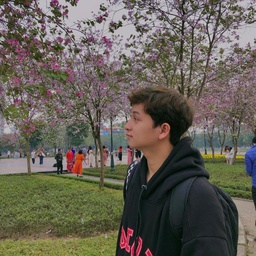
#> input picture anh_hieu.jpg, 256 x 256 px, shrunk from 960 x 960 before the run, found by its file name
$ jupyter execute source_code_image_filtering.ipynb
#> lines starting #> are read from the running program, lines starting #| are printed output that depends on the picture
## 1. Import Module

[cell 1]
import cv2
import matplotlib.pyplot as plt
import numpy as np
import math
import matplotlib.image as mpimg

## 2. Load Image

[cell 2]
#Read image
img = mpimg.imread("../Bài tập lớn/anh_hieu.jpg")
#> img is the input picture: shape (256, 256, 3); mean R, G, B 102, 96.7, 86.7
# [7 lines of commented-out code are left out]
def imshow(img):
    if len(img.shape) < 3:
        plt.imshow(img, cmap = "gray")
    elif img.shape[2] == 1:
        plt.imshow(np.resize(img, (img.shape[0], img.shape[1])), cmap= "gray")
    else:
        plt.imshow(img)

if len(img.shape) < 3:
    img.resize(*img.shape, 1)

imshow(img)
img.shape
#> Out = (256, 256, 3)

### Gamma Correction

[cell 3]
#Gamma Correction
def gammaCorrection(img, gamma):
#> called with gamma = 0.85
    out = np.power(img.copy(), gamma)
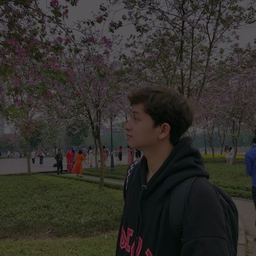
#> out: shape (256, 256, 3) float64; mean R, G, B 50.1, 48, 43.5
    return out.astype(np.uint8)

imshow(gammaCorrection(img, 0.85))

plt.imsave("gamma.jpg", gammaCorrection(img, 1.1))
#> call 2 of gammaCorrection, with gamma = 1.1
#> in gammaCorrection (call 2), `return out.astype(np.uint8)`:
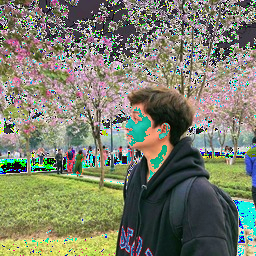
#> returned value: shape (256, 256, 3); mean of channels 0, 1, 2 124.1, 127.3, 108.2; drawn as R, G, B
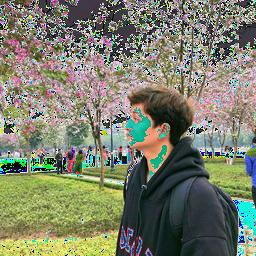
#> saved as gamma.jpg: shape (256, 256, 3); mean R, G, B 124.3, 127.2, 108.3

### Low Pass, High Pass and Gaussian Filter

[cell 4]
#gfunc

# low pass filter
(lpfw,lpfh) = (3,3)
lowPassFilter = np.ones((lpfw,lpfh))/(lpfw*lpfh)
# print(lowPassFilter)

# high pass filter
(hpfw,hpfh) = (3,3)
highPassFilter = -1*np.ones((hpfw,hpfh))
highPassFilter[hpfw//2,hpfh//2] = -np.sum(highPassFilter)-1
# print(highPassFilter)

# gaussian filter
def gfunc(x,y,sigma):
    return (math.exp(-(x**2 + y**2)/(2*(sigma**2))))/(2*3.14*(sigma**2))

def gaussFilter(size, sigma):
#> called with size = (3, 3), sigma = 1
    out = np.zeros(size)
    for i in range(size[0]):
        for j in range(size[1]):
            out[i,j] = gfunc(i-size[0]//2,j-size[1]//2, sigma )
    return out/np.sum(out)

(gfw,gfh) = (3,3)
gaussianFilter = gaussFilter((gfw,gfh),1)

print("Low Pass Filter")
print(lowPassFilter)

print("High Pass Filter")
print(highPassFilter)

print("Gaussian Filter")
print(gaussianFilter)

[cell 5]
def convolution(image, filter):
    iw,ih,id = image.shape

    fw,fh = filter.shape
    out = np.zeros((iw-fw+1,ih-fh+1,id))

    for d in range(id):
        for w in range(ih-fh+1):
            for h in range(iw-fw+1):
                out[w,h,d] = np.sum(filter*image[w:w+fh , h:h+fw , d])

    if id == 1:
        return np.resize(out, (out.shape[0], out.shape[1])).astype(np.uint8)
    else:
        return out.astype(np.uint8)

def create_lowPassFilter(size: tuple):
    lowPassFilter= np.ones(size)*1/(size[0] * size[1])
    return lowPassFilter

def create_highPassFilter(size: tuple):
    (width, height) = size
    highPassFilter = -1 * np.ones((width, height))
    highPassFilter[width//2, height//2] = -np.sum(highPassFilter)-1
    return highPassFilter


def gfunc(x,y,sigma):
    return (math.exp(-(x**2 + y**2)/(2*(sigma**2))))/(2*3.14*(sigma**2))

def create_gaussianFilter(size, sigma):
#> called with size = (3, 3), sigma = 1
    out = np.zeros(size)
    for i in range(size[0]):
        for j in range(size[1]):
            out[i,j] = gfunc(i-size[0]//2,j-size[1]//2, sigma )
    return out/np.sum(out)

create_lowPassFilter((3, 3))
create_highPassFilter((3,3))
create_gaussianFilter((3,3), 1)

[cell 6]
fig = plt.figure(1, figsize=(20, 16))
print(" ========================================= Low Pass Filter =========================================")
for i in range(3,8,2):
    splot = plt.subplot(130-1+((i+1)//2))
    splot.set_xlabel(str(i)+"x"+str(i))
    size =(i, i)
    lowPassFilter = create_lowPassFilter(size)
    result_image = convolution(img, lowPassFilter)
    imshow(result_image)
    plt.imsave(f"low{i}x{i}.jpg", result_image)
#> this loop made 3 passes
#> pass 1, `result_image = convolution(img, lowPassFilter)`:
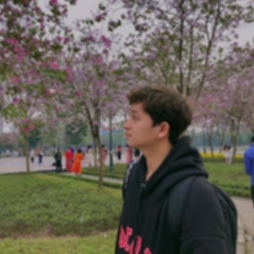
#> result_image: shape (254, 254, 3); mean R, G, B 101.4, 96.1, 86.1
#> pass 2, `result_image = convolution(img, lowPassFilter)`:
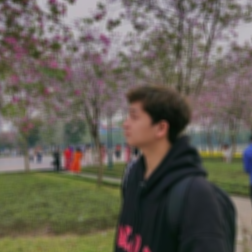
#> result_image: shape (252, 252, 3); mean R, G, B 101.3, 95.9, 85.9
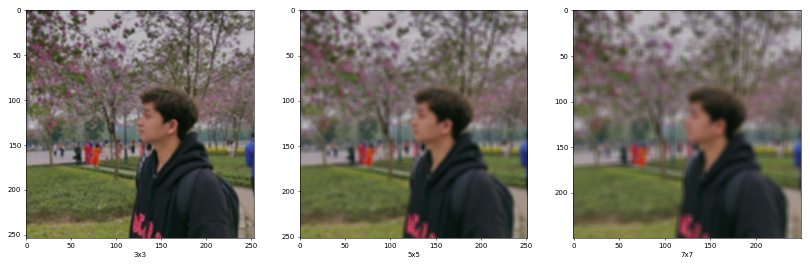
#> figure drawn by matplotlib, 3 panels

$ run again, with gamma.jpg copied over anh_hieu.jpg
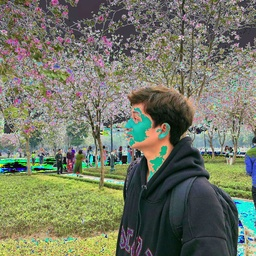
#> input picture gamma.jpg, 256 x 256 px, shrunk from 960 x 960 before the run, found by its file name
#> img is the input picture: shape (256, 256, 3); mean R, G, B 115.9, 120.7, 102
#> `plt.imsave("gamma.jpg", gammaCorrection(img, 1.1))`:
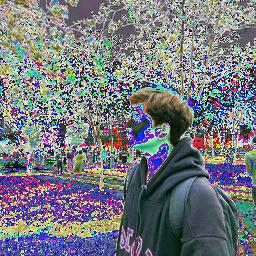
#> saved as gamma.jpg: shape (256, 256, 3); mean R, G, B 117.4, 120.6, 127
#> `[cell 6] fig = plt.figure(1, figsize=(20, 16)) print(" ===============..`:
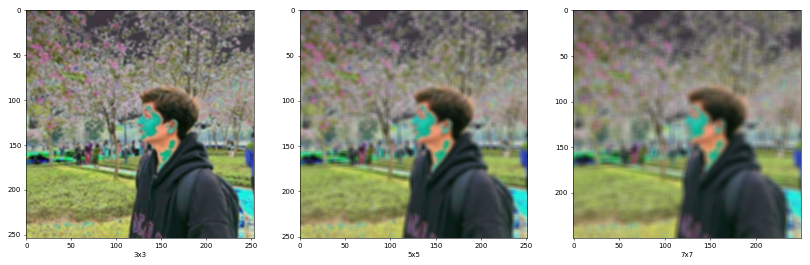
#> figure drawn by matplotlib, 3 panels
